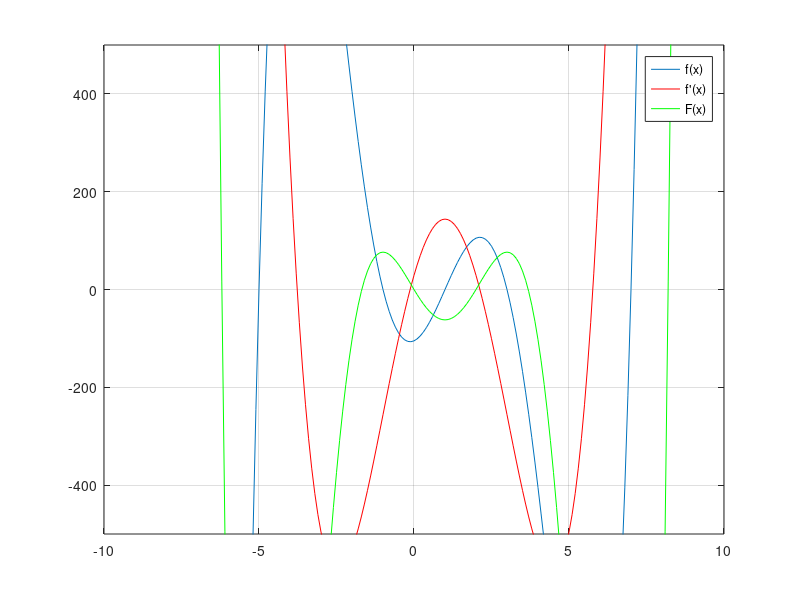

Source code (MATLAB):
x=[-10:0.1:10];
f=x.^5-5*x.^4-30*x.^3+110*x.^2+29*x-105;
f_diff=5*x.^4-20*x.^3-90*x.^2+220*x+29;
f_int=(1/6)*x.^6-x.^5-7.5*x.^4+(110/3)*x.^3+14.5*x.^2-105*x;
plot(x,f, x, f_diff, 'r', x, f_int, 'g')
legend('f(x)', 'f''(x)', 'F(x)');
grid;
ylim([-500 500]);

